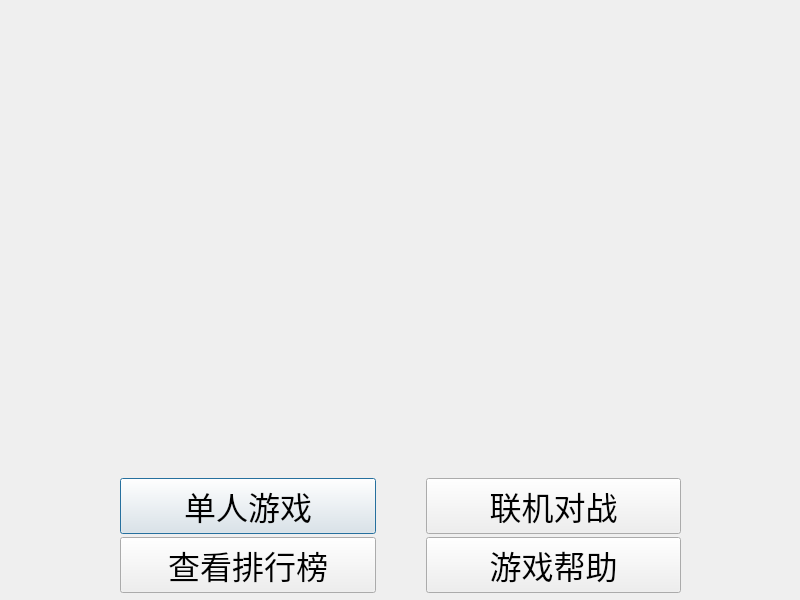
<?xml version="1.0" encoding="UTF-8"?>
<ui version="4.0">
 <class>firstwindow</class>
 <widget class="QDialog" name="firstwindow">
  <property name="geometry">
   <rect>
    <x>0</x>
    <y>0</y>
    <width>800</width>
    <height>600</height>
   </rect>
  </property>
  <property name="minimumSize">
   <size>
    <width>800</width>
    <height>600</height>
   </size>
  </property>
  <property name="maximumSize">
   <size>
    <width>800</width>
    <height>600</height>
   </size>
  </property>
  <property name="windowTitle">
   <string>贪吃蛇政委版</string>
  </property>
  <widget class="QWidget" name="">
   <property name="geometry">
    <rect>
     <x>0</x>
     <y>445</y>
     <width>801</width>
     <height>151</height>
    </rect>
   </property>
   <layout class="QGridLayout" name="gridLayout">
    <property name="leftMargin">
     <number>120</number>
    </property>
    <property name="topMargin">
     <number>30</number>
    </property>
    <property name="rightMargin">
     <number>120</number>
    </property>
    <property name="bottomMargin">
     <number>0</number>
    </property>
    <property name="horizontalSpacing">
     <number>50</number>
    </property>
    <property name="verticalSpacing">
     <number>0</number>
    </property>
    <item row="0" column="0">
     <widget class="QPushButton" name="pushButton_pve">
      <property name="font">
       <font>
        <family>站酷快乐体2016修订版</family>
        <pointsize>24</pointsize>
        <bold>false</bold>
       </font>
      </property>
      <property name="text">
       <string>单人游戏</string>
      </property>
     </widget>
    </item>
    <item row="0" column="1">
     <widget class="QPushButton" name="pushButton_pvp">
      <property name="font">
       <font>
        <family>站酷快乐体2016修订版</family>
        <pointsize>24</pointsize>
       </font>
      </property>
      <property name="text">
       <string>联机对战</string>
      </property>
     </widget>
    </item>
    <item row="1" column="0">
     <widget class="QPushButton" name="pushButton_look">
      <property name="font">
       <font>
        <family>站酷快乐体2016修订版</family>
        <pointsize>24</pointsize>
       </font>
      </property>
      <property name="text">
       <string>查看排行榜</string>
      </property>
     </widget>
    </item>
    <item row="1" column="1">
     <widget class="QPushButton" name="pushButton_help">
      <property name="font">
       <font>
        <family>站酷快乐体2016修订版</family>
        <pointsize>24</pointsize>
       </font>
      </property>
      <property name="text">
       <string>游戏帮助</string>
      </property>
     </widget>
    </item>
   </layout>
  </widget>
 </widget>
 <resources/>
 <connections/>
</ui>
